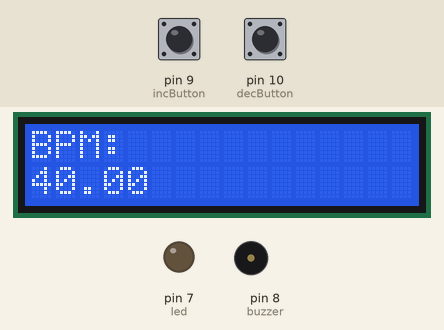
Simulated run of this sketch. Board: Arduino Uno, built with avr-gcc and run on an emulated ATmega328P. Parts: 16×2 character LCD, output pins drawn as LEDs (lit = HIGH), buzzer (waves = sounding, pin HIGH). The inputs (shaded band) are chosen by the test bench; at power-on: pin 9 (incButton) LOW, pin 10 (decButton) LOW. What the sketch prints to the serial monitor is not drawn.

Above: at 2.1 s.
2.2 s: pin 9 (incButton) pulled HIGH for 1.95 s
At 4.0 s:
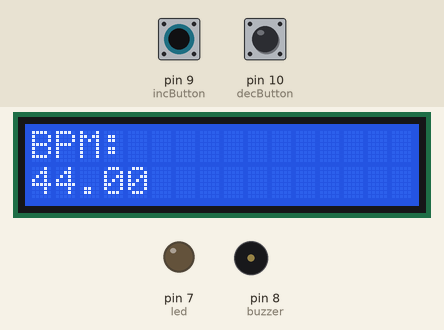
5.6 s: pin 9 (incButton) pulled HIGH for 1.95 s
At 7.8 s:
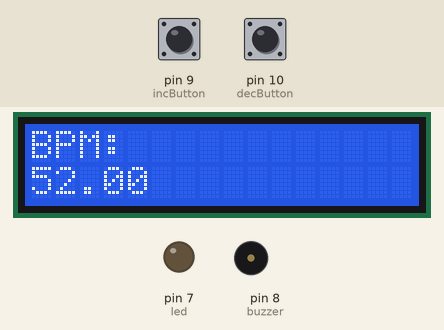
9.0 s: pin 10 (decButton) pulled HIGH for 3.2 s
At 12.7 s:
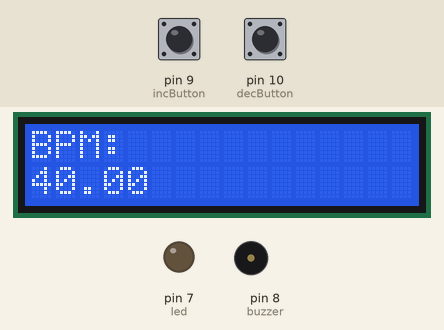
Timing chart, 0 to 14.2 s (numbered marks = the images above; inputs shaded):
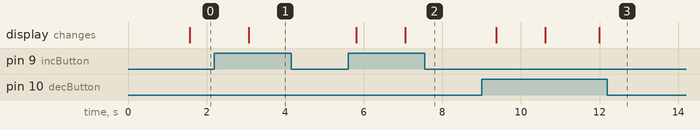

The sketch:

metronome.ino
```cpp
#include <LiquidCrystal.h>

#define incButton 9
#define decButton 10
#define buzzer 8
#define led 7

const int rs = 12, en = 11, d4 = 5, d5 = 4, d6 = 3, d7 = 2;
LiquidCrystal lcd(rs, en, d4, d5, d6, d7);

float bpm = 40.0;  //bpm starts at 84

void setup() {
  // put your setup code here, to run once:
  pinMode(incButton, INPUT);
  pinMode(decButton, INPUT);
  pinMode(buzzer, OUTPUT);
  pinMode(led, OUTPUT);
  Serial.begin(9600);
  lcd.begin(16, 2);
  lcd.print("BPM:");
}

void beep() {  //flashes the led and buzzes the buzzer
  digitalWrite(buzzer, HIGH);
  digitalWrite(led, HIGH);
  delayMicroseconds(1000);
  digitalWrite(buzzer, LOW);
  digitalWrite(led, LOW);
//  lcd.print(bpm);
}


void loop() {
  // put your main code here, to run repeatedly:
  delay((60.0/bpm)*1000);
  beep();
  lcd.setCursor(0, 1);
  int state1;   //state of incrementing button
  int state2;   //state of decrementing button
  Serial.println((60.0/bpm)*1000);
  state1 = digitalRead(incButton);
  if (state1 == HIGH) {
    bpm = bpm + 4.0;
    Serial.println(bpm);
  }
  state2 = digitalRead(decButton);
  if (state2 == HIGH) {
    bpm = bpm - 4.0;
    Serial.println(bpm);
  }
  if (bpm > 208.0){
    bpm = 208.0;
  }
  if (bpm < 40.0) {
    bpm = 40.0;
  }
  lcd.print(bpm);
  Serial.println(bpm);

}
```

Measured:
- after the input at 2.2 s, the display: changes after 0.87 s (image 1)
- after the input at 5.6 s, the display: first changes after 0.20 s (image 2 shows a later state)
- after the input at 9.0 s, the display: first changes after 0.37 s (image 3 shows a later state)
